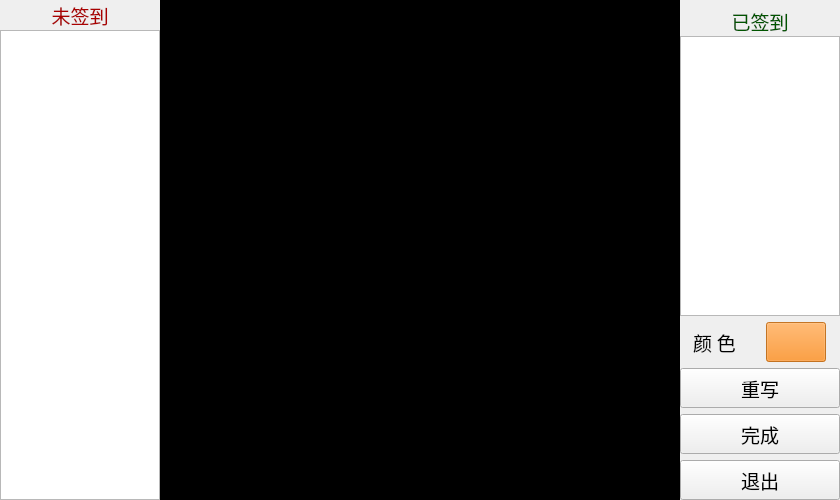
<?xml version="1.0" encoding="UTF-8"?>
<ui version="4.0">
 <class>QtDrawerClass</class>
 <widget class="QMainWindow" name="QtDrawerClass">
  <property name="geometry">
   <rect>
    <x>0</x>
    <y>0</y>
    <width>840</width>
    <height>500</height>
   </rect>
  </property>
  <property name="windowTitle">
   <string>QtDrawer</string>
  </property>
  <widget class="QWidget" name="centralWidget">
   <layout class="QHBoxLayout" name="horizontalLayout">
    <property name="spacing">
     <number>0</number>
    </property>
    <property name="margin">
     <number>0</number>
    </property>
    <item>
     <layout class="QVBoxLayout" name="verticalLayout_4">
      <property name="spacing">
       <number>0</number>
      </property>
      <item>
       <widget class="QLabel" name="label_2">
        <property name="minimumSize">
         <size>
          <width>160</width>
          <height>30</height>
         </size>
        </property>
        <property name="font">
         <font>
          <family>微软雅黑</family>
          <pointsize>14</pointsize>
         </font>
        </property>
        <property name="styleSheet">
         <string notr="true">color: rgb(170, 0, 0);</string>
        </property>
        <property name="text">
         <string>未签到</string>
        </property>
        <property name="alignment">
         <set>Qt::AlignCenter</set>
        </property>
       </widget>
      </item>
      <item>
       <widget class="QListWidget" name="listWidgetUnSign">
        <property name="minimumSize">
         <size>
          <width>160</width>
          <height>0</height>
         </size>
        </property>
        <property name="maximumSize">
         <size>
          <width>160</width>
          <height>16777215</height>
         </size>
        </property>
        <property name="styleSheet">
         <string notr="true">QListWidget::item{height:35px;}
</string>
        </property>
        <property name="iconSize">
         <size>
          <width>32</width>
          <height>32</height>
         </size>
        </property>
       </widget>
      </item>
     </layout>
    </item>
    <item>
     <widget class="QWidget" name="widget" native="true">
      <property name="minimumSize">
       <size>
        <width>500</width>
        <height>500</height>
       </size>
      </property>
      <property name="styleSheet">
       <string notr="true">background-color: rgb(0, 0, 0);</string>
      </property>
     </widget>
    </item>
    <item>
     <layout class="QVBoxLayout" name="verticalLayout_3">
      <property name="spacing">
       <number>0</number>
      </property>
      <item>
       <layout class="QVBoxLayout" name="verticalLayout_2">
        <item>
         <layout class="QVBoxLayout" name="verticalLayout">
          <property name="spacing">
           <number>6</number>
          </property>
          <property name="leftMargin">
           <number>0</number>
          </property>
          <property name="topMargin">
           <number>6</number>
          </property>
          <property name="rightMargin">
           <number>0</number>
          </property>
          <item>
           <layout class="QVBoxLayout" name="verticalLayout_5">
            <property name="spacing">
             <number>0</number>
            </property>
            <item>
             <widget class="QLabel" name="label_3">
              <property name="minimumSize">
               <size>
                <width>160</width>
                <height>30</height>
               </size>
              </property>
              <property name="font">
               <font>
                <family>微软雅黑</family>
                <pointsize>14</pointsize>
               </font>
              </property>
              <property name="styleSheet">
               <string notr="true">color: rgb(0, 85, 0);</string>
              </property>
              <property name="text">
               <string>已签到</string>
              </property>
              <property name="alignment">
               <set>Qt::AlignCenter</set>
              </property>
             </widget>
            </item>
            <item>
             <widget class="QListWidget" name="listWidgetSigned">
              <property name="minimumSize">
               <size>
                <width>160</width>
                <height>0</height>
               </size>
              </property>
              <property name="maximumSize">
               <size>
                <width>160</width>
                <height>16777215</height>
               </size>
              </property>
              <property name="styleSheet">
               <string notr="true">QListWidget::item{height:35px;}
</string>
              </property>
             </widget>
            </item>
           </layout>
          </item>
          <item>
           <layout class="QHBoxLayout" name="horizontalLayout_2">
            <property name="spacing">
             <number>0</number>
            </property>
            <item>
             <widget class="QLabel" name="label">
              <property name="minimumSize">
               <size>
                <width>60</width>
                <height>0</height>
               </size>
              </property>
              <property name="maximumSize">
               <size>
                <width>60</width>
                <height>40</height>
               </size>
              </property>
              <property name="font">
               <font>
                <family>微软雅黑</family>
                <pointsize>14</pointsize>
               </font>
              </property>
              <property name="text">
               <string>颜 色</string>
              </property>
             </widget>
            </item>
            <item>
             <widget class="QPushButton" name="pushButtonColor">
              <property name="minimumSize">
               <size>
                <width>60</width>
                <height>40</height>
               </size>
              </property>
              <property name="maximumSize">
               <size>
                <width>60</width>
                <height>16777215</height>
               </size>
              </property>
              <property name="styleSheet">
               <string notr="true">background-color: rgba(255,128,0,200);</string>
              </property>
              <property name="text">
               <string/>
              </property>
             </widget>
            </item>
           </layout>
          </item>
          <item>
           <widget class="QPushButton" name="pushButtonReDraw">
            <property name="minimumSize">
             <size>
              <width>160</width>
              <height>40</height>
             </size>
            </property>
            <property name="maximumSize">
             <size>
              <width>120</width>
              <height>16777215</height>
             </size>
            </property>
            <property name="font">
             <font>
              <family>微软雅黑</family>
              <pointsize>14</pointsize>
             </font>
            </property>
            <property name="text">
             <string>重写</string>
            </property>
           </widget>
          </item>
          <item>
           <widget class="QPushButton" name="pushButtonSave">
            <property name="minimumSize">
             <size>
              <width>160</width>
              <height>40</height>
             </size>
            </property>
            <property name="maximumSize">
             <size>
              <width>120</width>
              <height>16777215</height>
             </size>
            </property>
            <property name="font">
             <font>
              <family>微软雅黑</family>
              <pointsize>14</pointsize>
             </font>
            </property>
            <property name="text">
             <string>完成</string>
            </property>
           </widget>
          </item>
          <item>
           <widget class="QPushButton" name="pushButtonExit">
            <property name="minimumSize">
             <size>
              <width>160</width>
              <height>40</height>
             </size>
            </property>
            <property name="maximumSize">
             <size>
              <width>120</width>
              <height>16777215</height>
             </size>
            </property>
            <property name="font">
             <font>
              <family>微软雅黑</family>
              <pointsize>14</pointsize>
             </font>
            </property>
            <property name="text">
             <string>退出</string>
            </property>
           </widget>
          </item>
         </layout>
        </item>
       </layout>
      </item>
     </layout>
    </item>
   </layout>
  </widget>
 </widget>
 <layoutdefault spacing="6" margin="11"/>
 <resources>
  <include location="qtdrawer.qrc"/>
 </resources>
 <connections/>
</ui>
